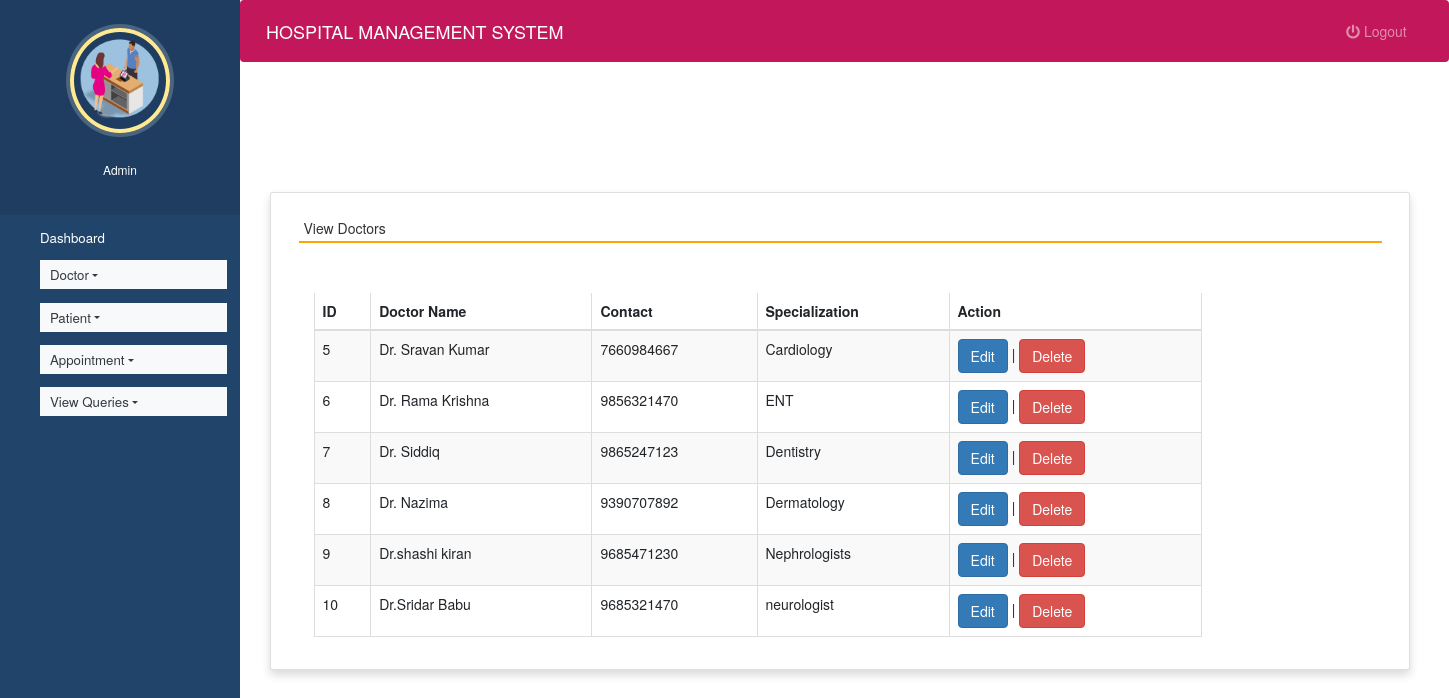
Page /view_doctor (signed in) on the committed database.
### hospitals/models.py (models this page shows, shortened)
class Doctor(models.Model):
    name = models.CharField(max_length=50)
    mobile = models.IntegerField()
    special = models.CharField(max_length=50)

### hospitals/views.py (the view)
# urls.py: path('view_doctor', view_doctor, name='view_doctor'),
def view_doctor(request):
    if not request.user.is_staff:
        return redirect('login')
    doc = Doctor.objects.all()
    d = {'doc':doc}
    return render(request,'view_doctor.html', d)

### hospitals/templates/view_doctor.html (shortened to what this page needs)
{% extends 'admin_nav.html' %}
{% load static %}
{% block content %}
<head>
 <link rel="stylesheet" href="https://maxcdn.bootstrapcdn.com/bootstrap/3.4.1/css/bootstrap.min.css">
  <link rel="stylesheet" href="https://cdnjs.cloudflare.com/ajax/libs/font-awesome/4.7.0/css/font-awesome.min.css">
  <link rel="stylesheet" href="https://use.fontawesome.com/releases/v5.6.3/css/all.css">
</head>
<br><br><br><br>
<div class="container card shadow m-5">
    <div class="card-body">
        <h5 class="p-2" style="border-bottom: 2px solid orange">View Doctors</h5>
		<div class="container mt-5">
			<div class="table-responsive">
		<table id="example" class="table table-striped table-bordered table-sm" style="width:80%">
			<thead>
				<tr>
					<th>ID</th>
					<th>Doctor Name</th>
					<th>Contact</th>
					<th>Specialization</th>
                    <th>Action</th>
				</tr>
			</thead>
			<tbody>
            {% for i in doc %}
			<tr>
				<td>{{i.id}}</td>
				<td>{{i.name}}</td>
				<td>{{i.mobile}}</td>
				<td>{{i.special}}</td>
				<td><a href="{% url 'edit_doctor' i.id %}" class="btn btn-primary">Edit</a> |
				<a href="{% url 'delete_doctor' i.id %}" onclick="return confirm('Are you ready to delete this record ?')" class="btn btn-danger">Delete</a></td>
			</tr>
			{% endfor %}
			</tbody>
		</table>
				</div>
	 </div>
	</div>
</div>
{% endblock content %}

### hospitals/templates/admin_nav.html (shortened to what this page needs)
<!DOCTYPE html>
{% load static %}
<html lang="en">
<head>
  <link rel="stylesheet" href="https://stackpath.bootstrapcdn.com/bootstrap/4.3.1/css/bootstrap.min.css">
  <link rel="stylesheet" href="https://maxcdn.bootstrapcdn.com/font-awesome/4.7.0/css/font-awesome.min.css">
  <link rel="stylesheet" href="{% static 'style.css' %}">
</head>
<body>
  <nav class="menu" tabindex="0">
    <header class="avatar">
      <img src="{% static 'images/h8.png' %}" />
      <br><br>
      <h6 style="color : white">Admin</h6>
    </header>
    <ul>
      <li tabindex="0" class="icon-dashboard"> <a style="color:white; text-decoration:none;" href="{% url 'admin_home' %}"><span>Dashboard</span></a> </li>
      <li tabindex="0" class="nav-item dropdown icon-customers">
        <a href="" class="nav-link dropdown-toggle text-dark bg-light" id="navbardrop"
				data-toggle="dropdown" style="color:white; text-decoration:none;"> Doctor</a>
      </li>
      <li tabindex="0" class="nav-item dropdown icon-users">
        <a href="" class="nav-link dropdown-toggle text-dark bg-light" id="navbardrop"
				data-toggle="dropdown" style="color:white; text-decoration:none;"> Patient</a>
      </li>
      <li tabindex="0" class="nav-item dropdown icon-calendar">
        <a href="" class="nav-link dropdown-toggle text-dark bg-light" id="navbardrop"
				data-toggle="dropdown" style="color:white; text-decoration:none;"> Appointment</a>
      </li>
        <li tabindex="0" class="nav-item dropdown icon-calendar">
        <a href="" class="nav-link dropdown-toggle text-dark bg-light" id="navbardrop"
				data-toggle="dropdown" style="color:white; text-decoration:none;"> View Queries</a>
      </li>
    </ul>
  </nav>
  <main>
    <div class="bs-example">
      <nav class="navbar navbar-expand-md  navbar-dark fixed-top" style="background:#c2185b;">
        <a href="#" class="navbar-brand">HOSPITAL MANAGEMENT SYSTEM</a>
        <div class="collapse navbar-collapse justify-content-between" id="navbarCollapse">
          <div class="navbar-nav" style=" margin-left: 90%;">
            <a href="{% url 'logout' %}" class="nav-item nav-link"><i class="fas fa-power-off"></i> Logout</a>
          </div>
        </div>
      </nav>
    </div>
    {% block content %}
    {% endblock content %}
  </main>
</body>
</html>

### hospitals/static/style.css (style rules this page uses)
body { padding-left: 240px; }
main { position: relative; height: 100vh; }
.menu { background: #21446b6c; height: 100vh; width: 240px; position: fixed; top: 0px; left: 0; z-index: 5; outline: none; }
.menu .avatar { background: rgba(0, 0, 0, 0.418); padding: 2em 0.5em; text-align: center; }
.menu .avatar img { width: 100px; border-radius: 50%; overflow: hidden; border: 4px solid #8c7725; box-shadow: 0 0 0 4px rgba(255, 255, 255, 0.2); }
.menu ul { list-style: none; padding: 0.5em 0; margin: 0; }
.menu ul li { padding: 0.5em 1em 0.5em 3em; font-size: 0.95em; font-weight: regular; background-repeat: no-repeat; background-position: left 15px center; background-size: auto 20px; transition: all 0.15s linear; cursor: pointer; }
.menu ul li.icon-dashboard { background-image: url("http://www.entypo.com/images//gauge.svg"); }
.menu ul li.icon-customers { background-image: url("http://www.entypo.com/images//briefcase.svg"); }
.menu ul li.icon-users { background-image: url("http://www.entypo.com/images//users.svg"); }
.menu ul li.icon-calendar { background-image: url("http://www.entypo.com/images//calendar.svg"); }

### hospitals/templates/admin_nav.html (style rules this page uses)
a:link { text-decoration: none; }
a { color: white; }
body { padding-left: 240px; }
main { position: relative; height: 100vh; }
.menu { background: #21446B; height: 100vh; width: 240px; position: fixed; top: 0px; left: 0; z-index: 5; outline: none; }
.menu .avatar { background: rgba(0, 0, 0, 0.1); padding: 2em 0.5em; text-align: center; }
.menu .avatar img { width: 100px; border-radius: 50%; overflow: hidden; border: 4px solid #ffea92; box-shadow: 0 0 0 4px rgba(255, 255, 255, 0.2); }
.menu ul { list-style: none; padding: 0.5em 0; margin: 0; }
.menu ul li { padding: 0.5em 1em 0.5em 3em; font-size: 0.95em; font-weight: regular; background-repeat: no-repeat; background-position: left 15px center; background-size: auto 20px; transition: all 0.15s linear; cursor: pointer; }
.menu ul li.icon-dashboard { background-image: url("http://www.entypo.com/images//gauge.svg"); }
.menu ul li.icon-customers { background-image: url("http://www.entypo.com/images//briefcase.svg"); }
.menu ul li.icon-users { background-image: url("http://www.entypo.com/images//users.svg"); }
.menu ul li.icon-calendar { background-image: url("http://www.entypo.com/images//calendar.svg"); }

### rows in the picture
Doctor: id "5", name "Dr. Sravan Kumar", mobile "7660984667", special "Cardiology"
Doctor: id "6", name "Dr. Rama Krishna", mobile "9856321470", special "ENT"
Doctor: id "7", name "Dr. Siddiq", mobile "9865247123", special "Dentistry"
Doctor: id "8", name "Dr. Nazima", mobile "9390707892", special "Dermatology"
Doctor: id "9", name "Dr.shashi kiran", mobile "9685471230", special "Nephrologists"
Doctor: id "10", name "Dr.Sridar Babu", mobile "9685321470", special "neurologist"
